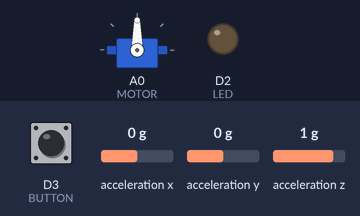
Simulated run of this sketch. Board: Arduino Nano 33 IoT. On the bench: servo, output pins drawn as LEDs (lit = HIGH). Dashed ring = blinking. Inputs (shaded band) come from the test bench; at power-on: D3 (BUTTON) HIGH, acceleration x 0 g, acceleration y 0 g, acceleration z 1 g.

Above: at 1.2 s.
1.3 s: D3 (BUTTON) pulled LOW for 0.15 s
At 1.4 s:
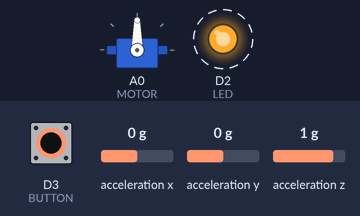
4.3 s: D3 (BUTTON) pulled LOW for 3.2 s
At 11.4 s:
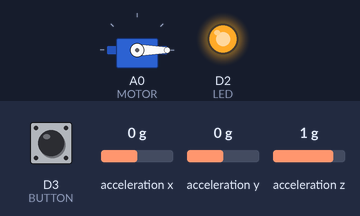
Timing chart, 0 to 12.9 s (numbered marks = the images above; inputs shaded):
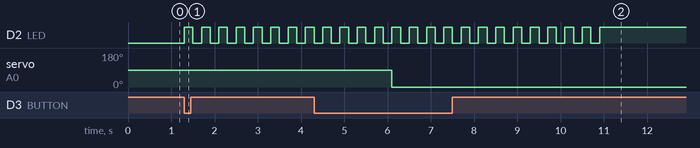

The sketch:

arduino-slot-derby.ino
```cpp
// https://howtomechatronics.com/tutorials/arduino/arduino-brushless-motor-control-tutorial-esc-bldc/

#include <Servo.h>
#include <Arduino_LSM6DS3.h>  // https://docs.arduino.cc/libraries/arduino_lsm6ds3/

Servo ESC;  // create servo object to control the ESC

#define LED 2
#define BUTTON 3
#define MOTOR A0

// ESC pulse width in microseconds
#define MIN_PULSE_WIDTH 1000
#define MAX_PULSE_WIDTH 2000


// blink every 200ms for 5 seconds for priming (to make sure it doesnt move and accidentally trigger)
#define PRIMING_PERIOD 5000
#define BLINK_INTERVAL 200

#define IMU_DEADZONE 0  // PLAY WITH THIS (the number i put is completely random) "Accelerometer range is set at ±4 g with a resolution of 0.122 mg." (whatever that means)


void setup() {
  Serial.begin(115200);

  pinMode(LED, OUTPUT);
  pinMode(BUTTON, INPUT_PULLUP);  // on means off, off means on; this is to make the button state much clearer to the arduino
  pinMode(MOTOR, OUTPUT);

  // Attach the ESC to MOTOR pin
  // ESC.writeMicroseconds(1500); // https://forum.arduino.cc/t/help-me-understanding-controlling-brushless-motor/1157800/23
  ESC.attach(MOTOR, MIN_PULSE_WIDTH, MAX_PULSE_WIDTH);  // (pin, min pulse width, max pulse width in microseconds)
}

uint8_t calculateSpeed() {
  // increase over time
  uint8_t toReturn = 100;             // try to return 100% speed
  return constrain(toReturn, 0, 75);  // clamp to 75% speed and return as function output.
}

void loop() {
  digitalWrite(LED, LOW);
  // initialize IMU
  while (digitalRead(BUTTON)) {  // wait until button is pressed
    delay(100);
  }
  if (!IMU.begin()) {
    while (1) {
      Serial.println("Failed to initialize IMU!");
    }
  }

  // priming period (to make sure it doesnt move and accidentally trigger)
  // blink every 200ms for 5 seconds for priming
  for (uint16_t i; i < (PRIMING_PERIOD / BLINK_INTERVAL); i++) {  // todo put variable outside to avoid calculating every time
    digitalWrite(LED, (!digitalRead(LED)));                     // set to opposite, meaning it instantly turns off until next call which turns it back on (the opposite state)
    delay(BLINK_INTERVAL);
  }
  digitalWrite(LED, HIGH);  // ensure its on at the end because im too lazy to do math

  // idle until car falls
  {
    // solve the time in between IMU samples  (see comment on delay call)
    float resolvedSampleRate = (1 / IMU.accelerationSampleRate());
    int toDelay = round(resolvedSampleRate * 1000.0);  // automatically rounds it

    // wait until car falls
    while (1) {  // anticipate break
      float x, y, z;

      if (IMU.accelerationAvailable()) {
        IMU.readAcceleration(x, y, z);              // automatically sets variables to returned values
        if ((x + y + z) > IMU_DEADZONE) { break; }  // exit the loop if tripped
      }

      // delay the time it takes to get the next IMU reading. inherently inneffective towards the latency, while probably saving battery.
      delay(toDelay);
    }
    IMU.end();  // turn off IMU when finished
  }

  while (digitalRead(BUTTON)) {  // allow to be cancelled with button press (hold? because blocking delays)
    uint8_t calculatedValue;     // value from the analog pin
    // call speed calculatation function
    calculatedValue = map(calculateSpeed(), 0, 100, 0, 180);  // scale it to use it with the servo library (value between 0 and 180)
    ESC.writeMicroseconds(calculatedValue);                               // Send the signal to the ESC
  }
    ESC.writeMicroseconds(0);
}
```

Measured:
- after the input at 1.3 s, D2 (LED): alternates HIGH for 0.20 s and LOW for 0.20 s, starting at once
